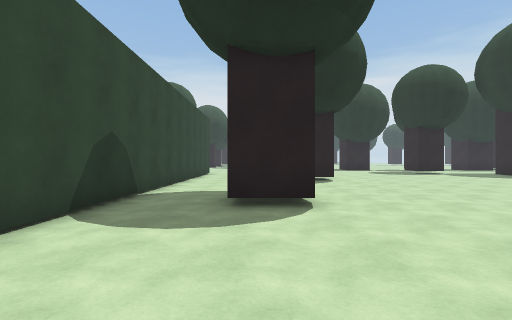
[1] (above)

24 first-person views from a walk through a Unity game level. The camera is 1.3 m above the floor, looks level and sees 85° across. The floor is counted in squares, 1.8 m on a side. Each view is taken from the middle of a square. On the plan, view 1 faces up. The plan holds only what a view shows up to about 10 squares ahead; the rest is blank. The place goes on beyond the plan. The player is left out. Surface patterns are stand-ins for the level's own textures.

[2]
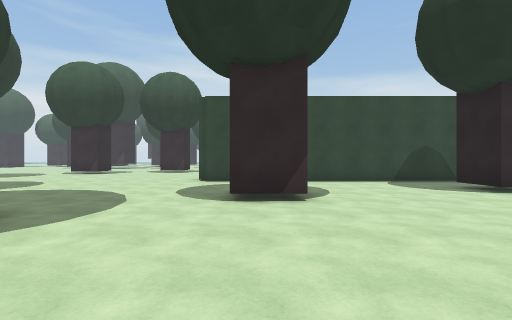

[3]
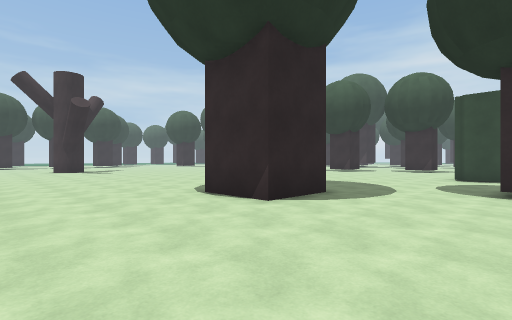

[4]
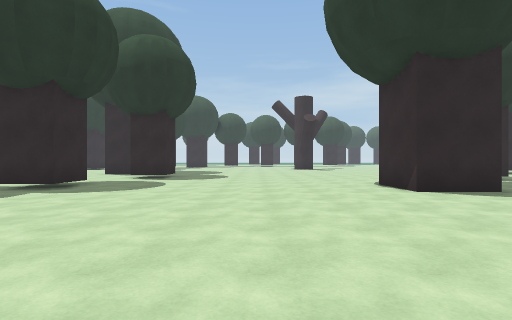

[5]
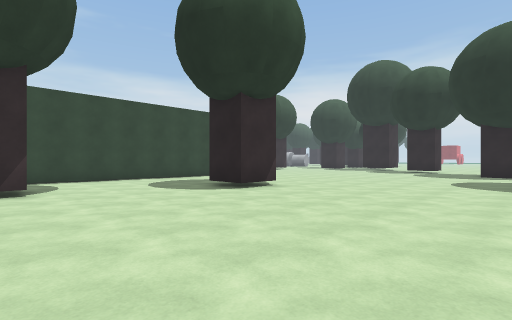

[6]
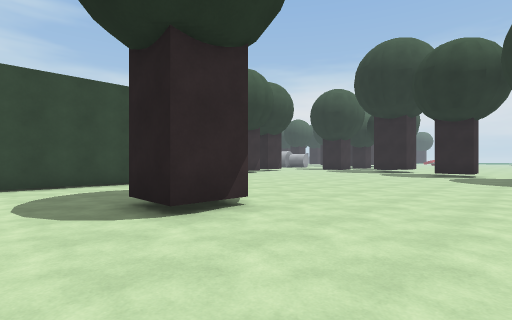

[7]
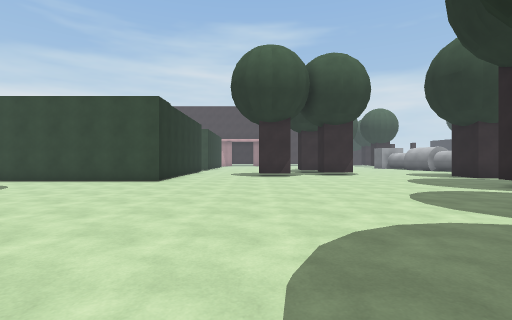

[8]
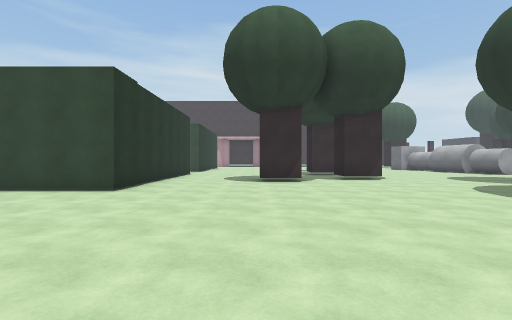

[9]
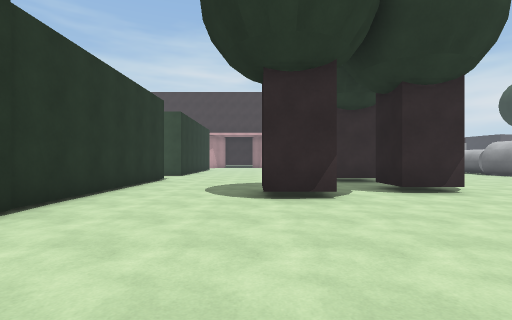

[10]
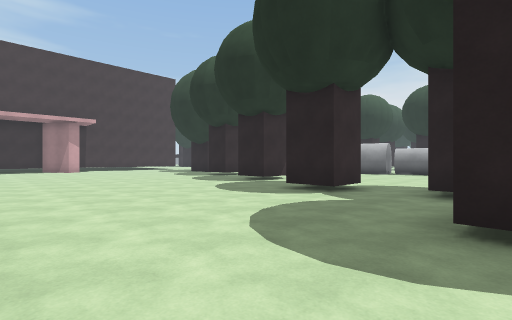

[11]
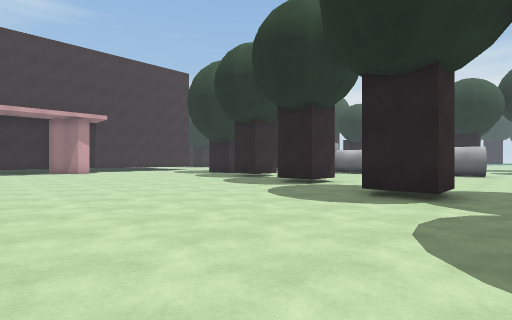

[12]
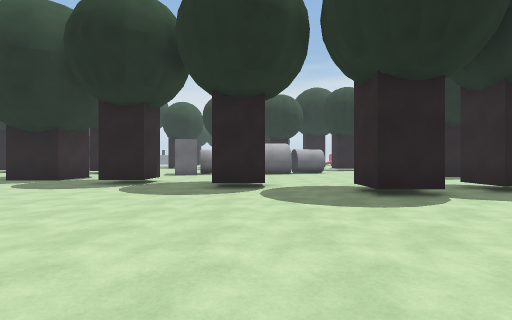

[13]
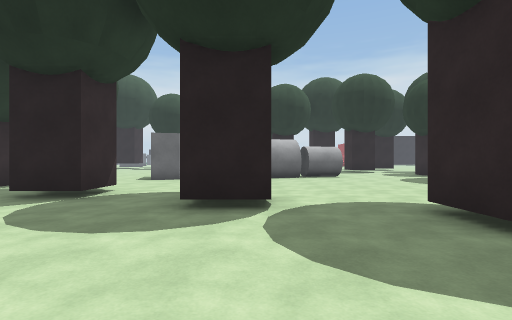

[14]
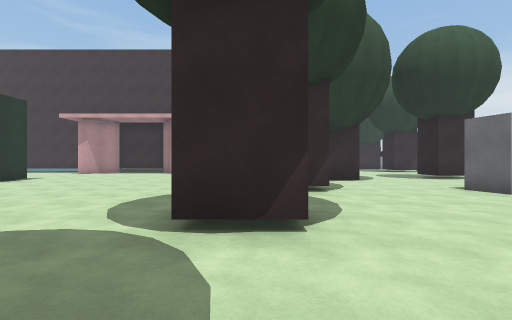

[15]
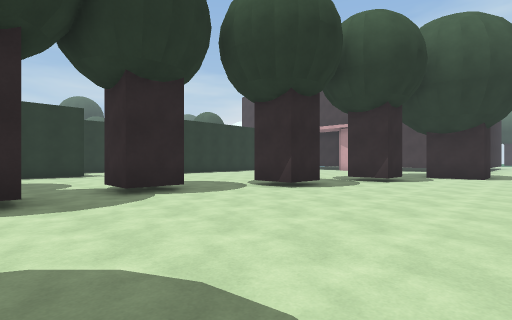

[16]
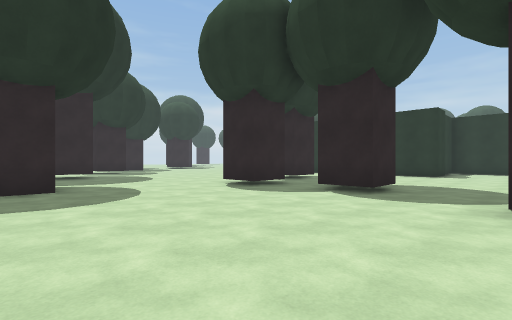

[17]
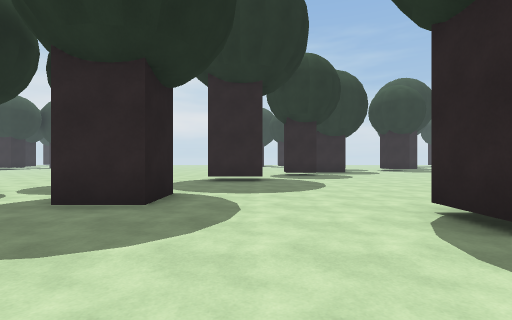

[18]
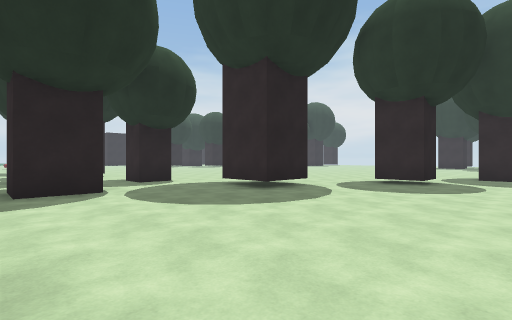

[19]
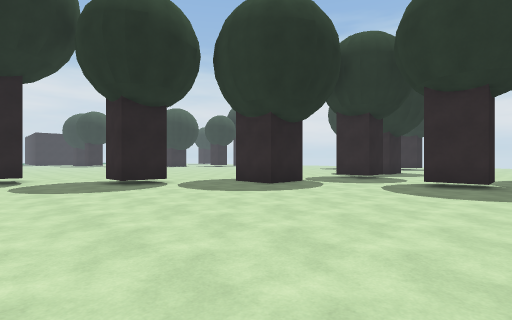

[20]
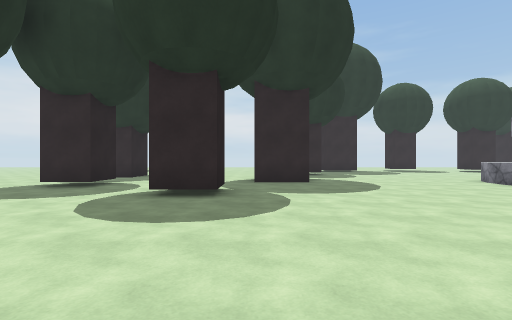

[21]
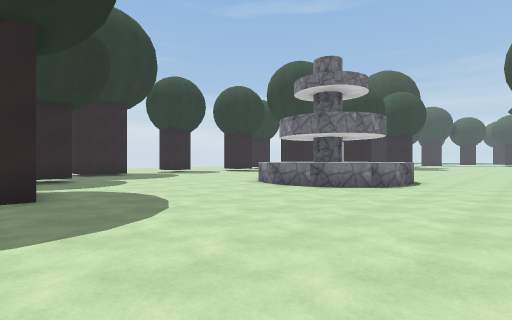

[22]
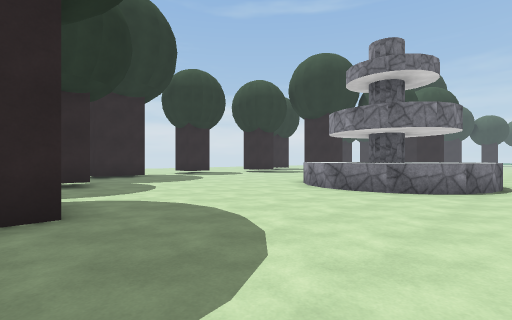

[23]
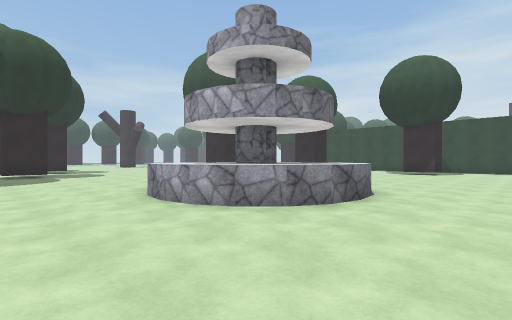

[24]
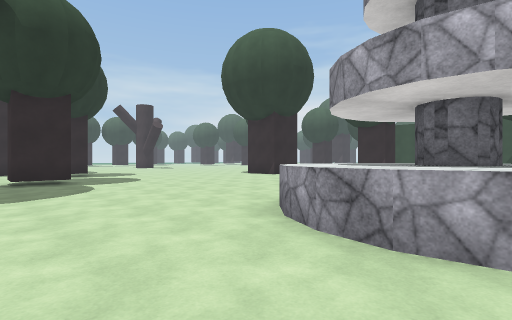

### Floor plan
Points are (right, up) in squares from view 1. A wall is a line through its corners. A room is listed if a view was taken in it or the views show most of it. See-through windows are left out.
Room 1 (view 1)
walls: (-2.4, -1.8) (-2.4, -3); (3.4, -4.3) (5.3, -4.3)
ways out: opening at (1.4, -2.5) to room 2
Room 2 (views 2, 3, 4, 5, 6, 7, 8, 9, 10, 11, 12, 13, 14, 15, 16, 17, 18, 19, 20, 21, 22, 23, 24)
walls: (2.7, 11.1) (2.7, 9.7) (1.2, 9.7); (0.9, 5.8) (0.9, 4.3) (-0.5, 4.3); (9.9, 14.8) (8.6, 14.8) (8.6, 16.2); (8.5, 4.2) (8.7, 5) (9, 5.7) (9.6, 6.3) (10.3, 6.6) (11.1, 6.8) (11.9, 6.6) (12.6, 6.3) (13.2, 5.7) (13.5, 5) (13.7, 4.2) (13.5, 3.4) (13.1, 2.6); (-5.2, 19.5) (-5.2, 18.1) (-6.6, 18.1); (2.1, 0) (2.1, -1.5); (12, 12.2) (12, 14.1); (8.1, 19.7) (6.4, 19.7) (6.4, 21.5); (-10, 14.7) (-2.4, 14.7) (-2.4, 0.8); (4.2, 22.2) (2.9, 22.2) (2.9, 23.6); (-6.1, 21.2) (-7.5, 21.2) (-7.5, 22.6) (-6.1, 22.6) (-6.1, 21.2); (1, 24.8) (-0.8, 24.8) (-0.8, 26.6); (-9.2, 20.6) (-10.5, 20.6) (-10.5, 22) (-9.2, 22) (-9.2, 20.6); (5.3, -4.3) (5.3, -6.4); (-4, 26.8) (-5.5, 26.8) (-5.5, 28.4); (-14.1, 23.5) (-12.8, 23.5) (-12.8, 22.2) (-14.1, 22.2); (-20, 14.7) (-19.1, 14.7); (14, -6.2) (14, -4.9) (15.3, -4.9) (15.3, -6); (-17.8, 24.7) (-16.3, 24.7) (-16.3, 23.3) (-17.8, 23.3); (-15.7, 28.3) (-16.8, 28.1); (-20, 26.8) (-20, 24.8) (-20.5, 24.8)
ways out: opening at (1.4, -2.5) to room 1; opening at (5.7, 21.4); opening at (14, -7.5); opening at (16, -5.5)

Positions as (right, up) in squares from view 1, and headings:
1: (0, 0), facing up
2: (7, -1), facing left
3: (9, -1), facing down-left
4: (9, 2), facing down
5: (8, 5), facing up-left
6: (6, 8), facing up-left
7: (7, 18), facing left
8: (4, 18), facing left
9: (0, 18), facing left
10: (-6, 15), facing up-left
11: (-8, 15), facing up-left
12: (-13, 15), facing up
13: (-13, 18), facing up
14: (-10, 23), facing left
15: (-7, 28), facing down-left
16: (-13, 28), facing down-right
17: (-10, 25), facing right
18: (-6, 20), facing up-right
19: (0, 14), facing up-right
20: (3, 14), facing right
21: (6, 13), facing down-right
22: (8, 13), facing down-right
23: (16, 9), facing down-left
24: (16, 5), facing down-left
